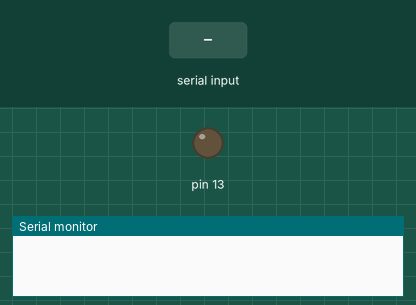
Recording of a sketch running on a simulated Arduino Uno, built with avr-gcc and run on an emulated ATmega328P. Shown: output pins drawn as LEDs (lit = HIGH), the last lines printed to the serial monitor. Inputs (shaded band) come from the test bench.

Above: at 1.2 s.
1.3 s: "on" received over Serial
At 3.2 s:
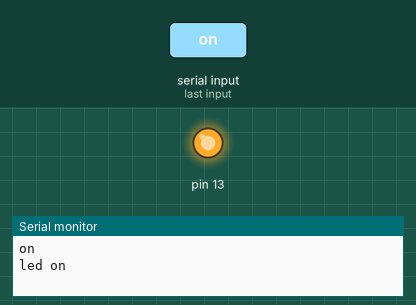
3.8 s: "off" received over Serial
At 5.1 s:
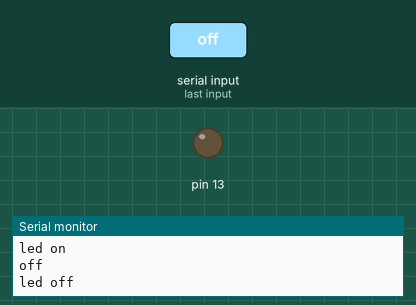
Timing chart, 0 to 6.8 s (numbered marks = the images above; inputs shaded):
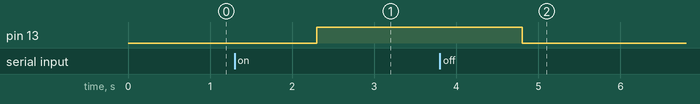

Measured:
- after the input at 1.3 s, pin 13: LOW → HIGH after 1.0 s
- after the input at 3.8 s, pin 13: HIGH → LOW after 1.0 s

The sketch:

ex04_1_int_String.ino
```cpp
void setup() {
  Serial.begin(9600);
  pinMode(13,OUTPUT);

}

void loop() {
  // if(Serial.available()){
  //   int num=Serial.parseInt();   // 정수형으로 받아오기
  //   if(num==1){
  //     digitalWrite(13,1);
  //   }
  //   else if(num==0){
  //     digitalWrite(13,0);
  //   }
  // }

  if(Serial.available()){
    String txt=Serial.readString();   //문자열로 받아오기
    Serial.println(txt);
    if(txt=="on"){
      digitalWrite(13,1);
      Serial.println("led on");
    }
    else if(txt=="off"){
      digitalWrite(13,0);
      Serial.println("led off");
    }
  }
}
```
